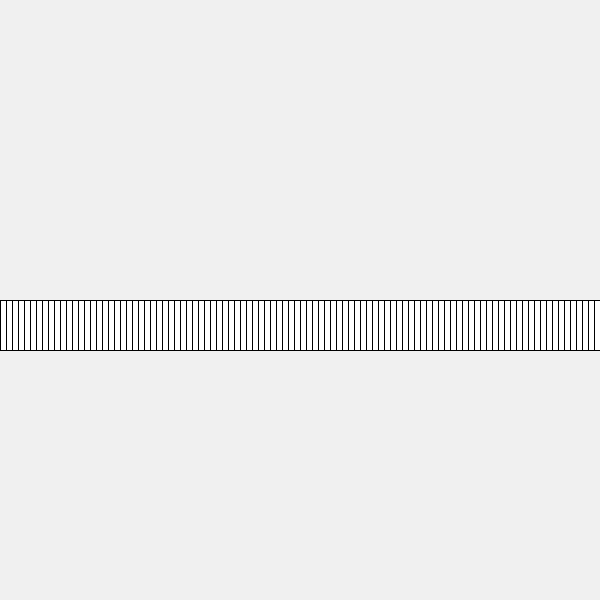
Frame 1 (no input)
Frame 60 (the mouse pressed at the canvas centre just before this capture): identical to frame 1, image omitted
Frame 120 (the mouse held since frame 60 and released just before this capture): identical to frame 1, image omitted

The Processing sketch that drew this single still picture (run headless with seeded random() and noise(); from frame 60 on, the mouse is pressed at the canvas centre):

// Processing sketch: array_midtermPractice
// ── array_midtermPractice.pde
float[] pos = new float [100];
// generate an array with 100 places
//sets the, all equal to zero


void setup() {
  size(600, 600);
}

void draw() {
  background(240);
  for (int i = 0; i < pos.length; i++) {
    rect(i*6, height/2, 50, 50);
  }
}
